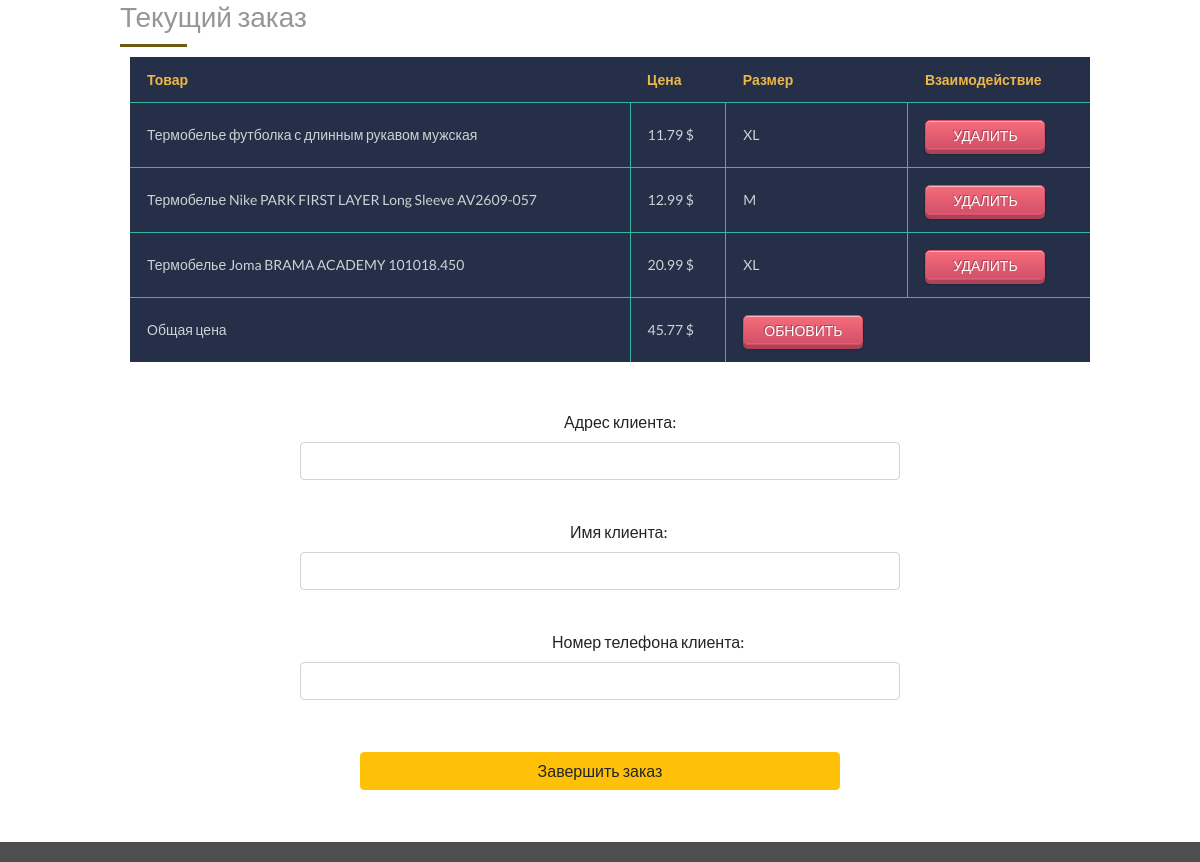
/cart.php (signed in), run on the app's committed database.
### tables this page shows
CREATE TABLE `orders` (
  `id` int NOT NULL,
  `username` varchar(500) NOT NULL,
  `product` varchar(500) NOT NULL,
  `price` varchar(500) NOT NULL,
  `size` varchar(500) NOT NULL
);

### cart.php (the view, shortened to what this page needs)
<?php
if($_SESSION['itlogin'] == ""){
    header('Location: /auth.php');
}else{
    $login = $_SESSION['itlogin'];
}
?>
<!DOCTYPE html>
<html lang="en">
<head>
    <link rel="stylesheet" href="style/styles.css">
    <link rel="stylesheet" href="https://use.fontawesome.com/releases/v5.7.2/css/all.css"
>
    <link rel="stylesheet" href="https://cdn.jsdelivr.net/npm/bootstrap@4.6.2/dist/css/bootstrap.min.css">
</head>
<body>
    <?php
    $link = mysqli_connect("localhost", "root", "", "clothes");
    $sql = mysqli_query($link,"SELECT * FROM orders WHERE username = '$login'");
    ?>
    <div id="home-section-1" class="movie-show-container">
        <h3>Текущий заказ</h3>
        <table class="table_dark">
            <tr>
                <th>Товар</th>
                <th>Цена</th>
                <th>Размер</th>
                <th>Взаимодействие</th>
            </tr>
            <?
            $summ = 0;
            foreach ($sql as $row){
                echo '<tr>';
                echo '<td>' . $row['product'] . '</td>';
                echo '<td>' . $row['price'] . ' $</td>';
                echo '<td>' . $row['size'] . '</td>';
                echo '<td><a href="delete.php?id=' .$row["id"] .'" class="push_button red_push">Удалить</a></td>';
                echo '</tr>';
                $summ = $summ + $row["price"];
            }
            ?>
            <td>Общая цена</td>
            <td><? echo $summ ?> $</td>
            <td><a href="cart.php" class="push_button red_push">Обновить</a></td>
        </table>
    </div>
  <div style="margin-top: 4%;">
      <form action="createorder.php" method="post">
          <div class="form-group">
              <label for="First_name" style="margin-left: 47%;">Адрес клиента:</label>
              <input type="text" class="form-control" style="width: 50%; margin-left: 25%;"  name="address"  required>
          </div><br>
          <div class="form-group">
              <label for="Second_name" style="margin-left: 47.5%;">Имя клиента:</label>
              <input type="text" style="width: 50%; margin-left: 25%;" class="form-control"  name="name"   required>
          </div><br>
          <div class="form-group">
              <label for="birthday" style="margin-left: 46%;">Номер телефона клиента:</label>
              <input  class="form-control" style="width: 50%; margin-left: 25%;"  required  type="text"   name="phone">
          </div><br>
          <button class="btn btn-warning" style="width: 40%; margin-left: 30%; margin-top: 1%; margin-bottom: 1%;" type="submit" ><span> Завершить заказ </span></button>
      </form>
  </div>
    <footer></footer>
</body>
</html>

### style/styles.css (style rules this page uses)
* { margin: 0; padding: 0; box-sizing: border-box; font-family: 'Lato', sans-serif; text-decoration: none; color: unset; }
footer { display: grid; grid-gap: 5px; padding: 10px 10%; background-color: #4e4e4e; color: #FFF; bottom: 0; width: 100%; margin-top: 40px; }
.movie-show-container { margin-top: 0; padding: 0 10%; }
.movie-show-container>h3 { color: #969696; text-align: left; padding: 0 0 10px 0; }
.movie-show-container>h3:after { content: ''; display: block; height: 3px; width: 7%; background: #6e5a11; position: relative; bottom: -10px; }

### cart.php (style rules this page uses)
.table_dark { font-family: "Lucida Sans Unicode", "Lucida Grande", Sans-Serif; font-size: 14px; width: 100%; text-align: left; border-collapse: collapse; background: #252F48; margin: 10px; }
.table_dark th { color: #EDB749; border-bottom: 1px solid #37B5A5; padding: 12px 17px; }
.table_dark td { color: #CAD4D6; border-bottom: 1px solid #37B5A5; border-right:1px solid #37B5A5; padding: 7px 17px; }
.table_dark tr:last-child td { border-bottom: none; }
.table_dark td:last-child { border-right: none; }
.push_button { position: relative; width:120px; height:30px; text-align:center; color:#FFF; text-decoration:none; line-height:30px; font-family:'Oswald', Helvetica; display: block; margin: 10px 0; }
.push_button:before { background:#f0f0f0; background-image:-webkit-gradient(linear, 0% 0%, 0% 100%, from(#D0D0D0), to(#f0f0f0)); -webkit-border-radius:5px; -moz-border-radius:5px; border-radius:5px; -webkit-box-shadow:0 1px 2px rgba(0, 0, 0, .5) inset, 0 1px 0 #FFF; -moz-box-shadow:0 1px 2px rgba(0, 0, 0, .5) inset, 0 1px 0 #FFF; box-shadow:0 1px 2px rgba(0, 0, 0, .5) inset, 0 1px 0 #FFF; position: absolute; content: ""; left: -6px; right: -6px; top: -6px; bottom: -10px; z-index: -1; }
.red_push { text-shadow:-1px -1px 0 #A84155; background: #D25068; text-transform: uppercase; border:1px solid #D25068; background-image:-webkit-linear-gradient(top, #F66C7B, #D25068); background-image:-moz-linear-gradient(top, #F66C7B, #D25068); background-image:-ms-linear-gradient(top, #F66C7B, #D25068); background-image:-o-linear-gradient(top, #F66C7B, #D25068); background-image:linear-gradient(to bottom, #F66C7B, #D25068); -webkit-border-radius:5px; -moz-border-radius:5px; border-radius:5px; -webkit-box-shadow:0 1px 0 rgba(255, 255, 255, .5) inset, 0 -1px 0 rgba(255, 255, 255, .1) inset, 0 4px 0 #AD4257, 0 4px 2px rgba(0, 0, 0, .5); -moz-box-shadow:0 1px 0 rgba(255, 255, 255, .5) inset, 0 -1px 0 rgba(255, 255, 255, .1) inset, 0 4px 0 #AD4257, 0 4px 2px rgba(0, 0, 0, .5); box-shadow:0 1px 0 rgba(255, 255, 255, .5) inset, 0 -1px 0 rgba(255, 255, 255, .1) inset, 0 4px 0 #AD4257, 0 4px 2px rgba(0, 0, 0, .5); }

### data on the page
orders: product "Термобелье футболка с длинным рукавом мужская", price "11.79", size "XL"
orders: product "Термобелье Nike PARK FIRST LAYER Long Sleeve AV2609-057", price "12.99", size "M"
orders: product "Термобелье Joma BRAMA ACADEMY 101018.450", price "20.99", size "XL"

### other printed values
$summ "45.77"
